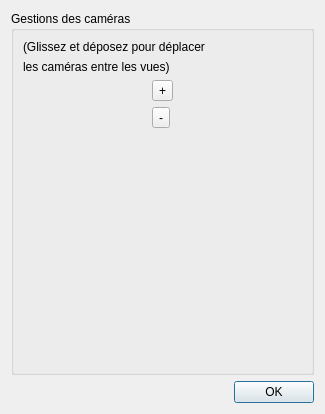
<?xml version="1.0" encoding="UTF-8"?>
<ui version="4.0">
 <class>CSDialog</class>
 <widget class="QDialog" name="CSDialog">
  <property name="geometry">
   <rect>
    <x>0</x>
    <y>0</y>
    <width>325</width>
    <height>414</height>
   </rect>
  </property>
  <property name="windowTitle">
   <string>Dialog</string>
  </property>
  <layout class="QVBoxLayout" name="verticalLayout_2">
   <item>
    <widget class="QGroupBox" name="groupBox">
     <property name="title">
      <string>Gestions des caméras</string>
     </property>
     <layout class="QVBoxLayout" name="verticalLayout_3">
      <item>
       <widget class="QLabel" name="label">
        <property name="text">
         <string>(Glissez et déposez pour déplacer</string>
        </property>
       </widget>
      </item>
      <item>
       <widget class="QLabel" name="label_2">
        <property name="text">
         <string>les caméras entre les vues)</string>
        </property>
       </widget>
      </item>
      <item>
       <layout class="QHBoxLayout" name="horizontalLayout">
        <item>
         <layout class="QVBoxLayout" name="verticalLayout">
          <item>
           <widget class="QToolButton" name="addView_Button">
            <property name="text">
             <string>+</string>
            </property>
           </widget>
          </item>
          <item>
           <widget class="QToolButton" name="removeView_Button">
            <property name="text">
             <string>-</string>
            </property>
           </widget>
          </item>
          <item>
           <spacer name="verticalSpacer">
            <property name="orientation">
             <enum>Qt::Vertical</enum>
            </property>
            <property name="sizeHint" stdset="0">
             <size>
              <width>20</width>
              <height>40</height>
             </size>
            </property>
           </spacer>
          </item>
         </layout>
        </item>
       </layout>
      </item>
     </layout>
    </widget>
   </item>
   <item>
    <layout class="QHBoxLayout" name="horizontalLayout_2">
     <item>
      <spacer name="horizontalSpacer">
       <property name="orientation">
        <enum>Qt::Horizontal</enum>
       </property>
       <property name="sizeHint" stdset="0">
        <size>
         <width>40</width>
         <height>20</height>
        </size>
       </property>
      </spacer>
     </item>
     <item>
      <widget class="QPushButton" name="OK_Button">
       <property name="text">
        <string>OK</string>
       </property>
      </widget>
     </item>
    </layout>
   </item>
  </layout>
 </widget>
 <resources/>
 <connections>
  <connection>
   <sender>OK_Button</sender>
   <signal>pressed()</signal>
   <receiver>CSDialog</receiver>
   <slot>accept()</slot>
   <hints>
    <hint type="sourcelabel">
     <x>297</x>
     <y>390</y>
    </hint>
    <hint type="destinationlabel">
     <x>162</x>
     <y>206</y>
    </hint>
   </hints>
  </connection>
  <connection>
   <sender>CSDialog</sender>
   <signal>rejected()</signal>
   <receiver>CSDialog</receiver>
   <slot>accept()</slot>
   <hints>
    <hint type="sourcelabel">
     <x>162</x>
     <y>206</y>
    </hint>
    <hint type="destinationlabel">
     <x>162</x>
     <y>206</y>
    </hint>
   </hints>
  </connection>
 </connections>
</ui>
